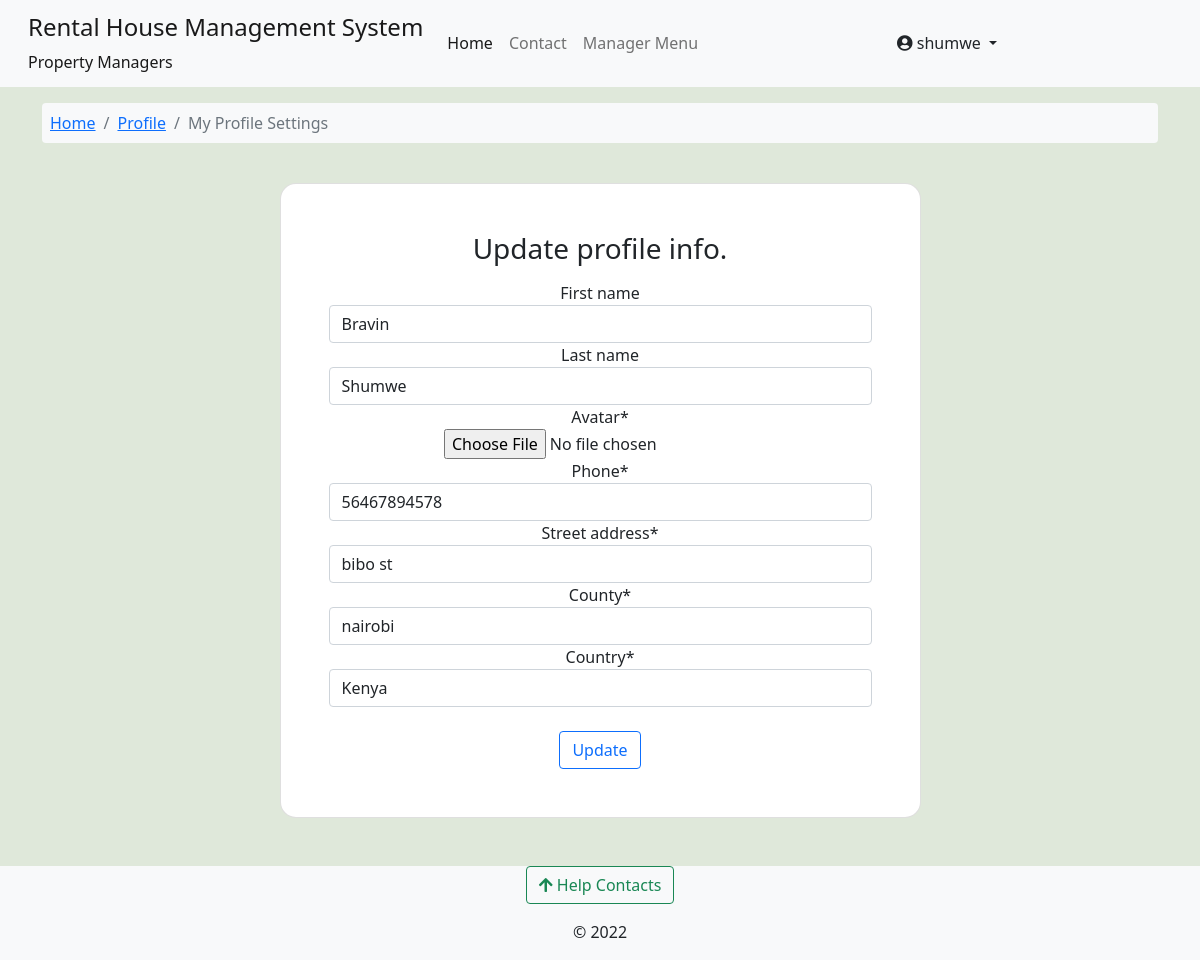
Page /accounts/my-profile-settings/ (signed in) on the committed database.
### accounts/models.py (models this page shows, shortened)
class User(AbstractUser):
    avatar = models.ImageField(upload_to=get_avatar_path, default='no-avatar.png')
    is_verified = models.BooleanField(default=False)
    is_tenant = models.BooleanField(default=False)
    is_manager = models.BooleanField(default=False)

class Profile(models.Model):
    user = models.OneToOneField(User, on_delete=models.CASCADE)
    phone = models.CharField(max_length=14)
    street_address = models.CharField(max_length=30)
    county = models.CharField(max_length=30)
    country = models.CharField(max_length=30, default='Kenya')
    created = models.DateTimeField(default=datetime.now)
    updated = models.DateTimeField(auto_now=True)

### accounts/views.py (the view)
# urls.py: path('my-profile-settings/', views.profile_info_update, name='profile-settings'),
@ login_required
def profile_info_update(request):
    if request.method == 'POST':
        user_update_form = UserUpdateForm(
            request.POST, request.FILES, instance=request.user)
        profile_update_form = ProfileUpdateForm(
            request.POST, request.FILES, instance=request.user.profile)
        if user_update_form.is_valid() and profile_update_form.is_valid():
            user_update_form.save()
            profile_update_form.save()
            messages.success(request, 'Profile was updated successfully!')
            return redirect('profile')
    else:
        user_update_form = UserUpdateForm(instance=request.user)
        profile_update_form = ProfileUpdateForm(instance=request.user.profile)
    context = {'user_form': user_update_form,
               'profile_form': profile_update_form, }
    return render(request, 'accounts/profile-settings.html', context)

### accounts/forms.py
class UserUpdateForm(forms.ModelForm):
    class Meta:
        model = User
        fields = ['first_name', 'last_name', 'avatar']
        widgets = {
            'avatar': forms.FileInput,
        }

class ProfileUpdateForm(forms.ModelForm):
    class Meta:
        model = Profile
        fields = ['phone','street_address', 'county', 'country']

### complaints/context_processors.py (called while the page is built)
def get_contacts(request):
    user = request.user
    if user.is_authenticated:
        if user.is_tenant:
            tenant = Tenants.objects.get(associated_account=user)
            building = Building.objects.get(id=tenant.rented_unit.building_id)
            contacts = HelpContacts.objects.filter(associated_building=building)
            return dict(contacts=contacts)
        elif user.is_manager:
            contacts = HelpContacts.objects.all()
            return dict(contacts=contacts)
        else:
            contacts = HelpContacts.objects.filter(make_publicly_available=True)
            return dict(contacts=contacts)
    else:
        contacts = HelpContacts.objects.filter(make_publicly_available=True)
        return dict(contacts=contacts)

### rental_property/context_processors.py (called while the page is built)
def my_managed_buildings(request):
    user_instance = request.user
    if user_instance.is_authenticated:
        manager_instance = Managers.objects.filter(associated_account=user_instance)[:1]
        managed_buildings = Building.objects.filter(manager=manager_instance)
        return dict(managed_buildings=managed_buildings)
    else:
        return {'False': False,}

### accounts/templates/accounts/profile-settings.html (shortened to what this page needs)
{% extends 'base.html' %}
{% load crispy_forms_tags %}
{% block content %}
<nav class="container mt-3">
  <ol class="breadcrumb bg-light p-2 rounded-2">
      <li class="breadcrumb-item "><a href="{% url 'operational-buildings' %}">Home</a></li>
      <li class="breadcrumb-item"><a href="{% url 'profile' %}"> Profile </a></li>
      <li class="breadcrumb-item active"> My Profile Settings </li>
  </ol>
</nav>
<section class="mt-4 mb-5">
    <div class="container h-100">
      <div class="row d-flex justify-content-center align-items-center h-100">
        <div class="col-12 col-md-8 col-lg-8 col-xl-7">
          <div class="card shadow-2-strong" style="border-radius: 1rem;">
            <div class="card-body p-5 text-center">
                <h3> Update profile info. </h3>
                <form class="no-padding" method="POST" enctype="multipart/form-data">
                    <fieldset class="form-group">
                        {{ user_form|crispy }}
                        {{ profile_form|crispy }}
                    </fieldset>
                    <br/>
                    <div class="form-group">
                        <button class="btn btn-outline-primary" type="submit">Update</button>
                    </div>
                </form>
            </div>
        </div>
      </div>
    </div>
  </div>
</section>
{% endblock %}

### templates/base.html (shortened to what this page needs)
{% load static %}
{% load i18n %}
<!doctype html>
<html lang="en">
  <head>
    <link href="https://cdn.jsdelivr.net/npm/bootstrap@5.0.2/dist/css/bootstrap.min.css" rel="stylesheet">
    <link type="text/css" href="{% static 'css/main.css' %}" rel="stylesheet">
    <link rel="stylesheet" href="https://cdnjs.cloudflare.com/ajax/libs/font-awesome/4.7.0/css/font-awesome.min.css">
    <link rel="stylesheet" href="https://pro.fontawesome.com/releases/v5.11.2/css/all.css">
  </head>
  <body class="d-flex flex-column min-vh-100" style="background-color: #dfe8da;">
    <nav class="navbar navbar-expand-lg navbar-light bg-light" aria-label="main-nav">
        <div class="container-fluid">
          <a class="navbar-brand align" href="#">
                <div class="d-flex">
                    <div class="ms-3 d-flex flex-column">
                        <div class="h4">Rental House Management System </div>
                        <div class="fs-6">Property Managers</div>
                    </div>
                </div>
            </a>
            <div class="collapse navbar-collapse" id="mynav">
                <ul class="navbar-nav mb-lg-0">
                    <li class="nav-item"> <a class="nav-link active" aria-current="page" href="{% url 'operational-buildings' %}">Home</a> </li>
                    <li class="nav-item"> <a class="nav-link" aria-current="page" href="{% url 'core:contact' %}">Contact</a> </li>
                    {% if user.is_manager %}
                    <li class="nav-item"> <a class="nav-link" data-bs-toggle="offcanvas" href="#hrmsCanvas" role="button" aria-controls="hrmsCanvas">Manager Menu</a> </li>
                    {% endif %}
                </ul>
                </div>
                {% if request.user.is_authenticated %}
                <div class="collapse navbar-collapse" id="mynav">
                  <div class="dropdown">
                    <a href="#" class="btn dropdown-toggle" type="button" id="dropdownMenuButton" data-bs-toggle="dropdown" aria-haspopup="true" aria-expanded="false">
                      <em class="fas fa-user-circle"></em> {{ request.user.username }}
                    </a>
                  </div>
                </div>
                {% endif %}
            </div>
    </nav>
    {% block content %}	{% endblock content%}
    <footer class="mt-auto bg-light">
      <div class="mb-3 text-center">
      <button class="btn btn-outline-success" type="button" data-bs-toggle="offcanvas" data-bs-target="#contactsOffcanvas" aria-controls="contactsOffcanvas"><em class="fas fa-arrow-upfas fa-arrow-up"></em> Help Contacts</button>
      </div>
      <div>
        <p class="text-center ">&copy; 2022</p>
  </footer>
  </body>
</html>

### staticfiles/css/main.css (style rules this page uses)
:root { --header-height: 3rem; --nav-width: 68px; --first-color-light: #AFA5D9; --white-color: #F7F6FB; --body-font: 'Nunito', sans-serif; --normal-font-size: 1rem; --z-fixed: 100 }

### rows in the picture
User: user.username "shumwe", first_name "Bravin", last_name "Shumwe"
Profile: phone "56467894578", street_address "bibo st", county "nairobi", country "Kenya"
